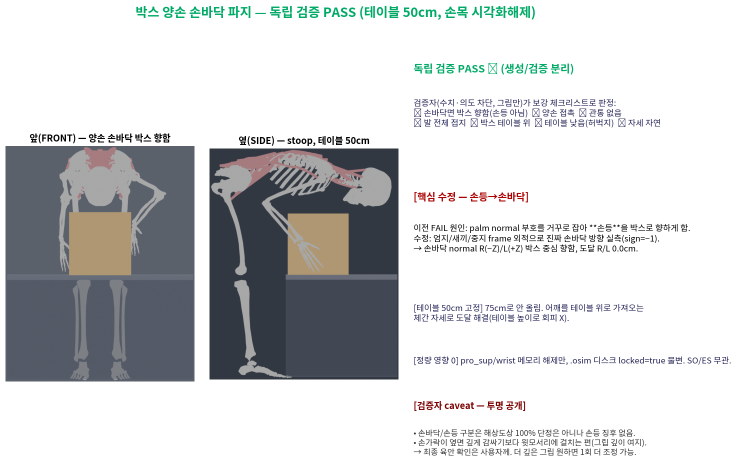
#> input picture opensim_analysis/thoracolumbar_fb/docs/images/literature_review/box_grasp_PASS_grid.png, 1474 x 941 px, given in place of table_side.png, which was not available (shown at 1/2 size)
$ python make_table50_proof.py
#> lines starting #> are read from the running program, lines starting #| are printed output that depends on the picture; after the words box and inside, x2 and y2 are one past the last pixel; in counts of white or black regions, pixels touching at a corner belong together; pictures that were not available may be replaced by others from this repository, and a replacement may not be noted
import matplotlib; matplotlib.use('Agg')
import matplotlib.pyplot as plt
from matplotlib import font_manager as fm
import matplotlib.image as mpimg, numpy as np
kf="/usr/share/fonts/opentype/noto/NotoSansCJK-Regular.ttc"
fm.fontManager.addfont(kf); plt.rcParams['font.family']=fm.FontProperties(fname=kf).get_name(); plt.rcParams['axes.unicode_minus']=False
def crop(p,pad=8):
#> called with p = '/tmp/cmp_render/table50n/table_side.png', pad = 8
    im=mpimg.imread(p); a=(im[:,:,:3]*255).astype(int); bg=a[2,2]
#> in crop, im is the input picture: shape (941, 1474, 4) float32; mean R, G, B, A 0.816, 0.823, 0.826, 1
#> after `bg = a[2, 2]`: bg = [255, 255, 255]
    m=np.abs(a-bg).sum(2)>20; ys,xs=np.where(m)
#> after `m = np.abs(a - bg).sum(2) > 20`:
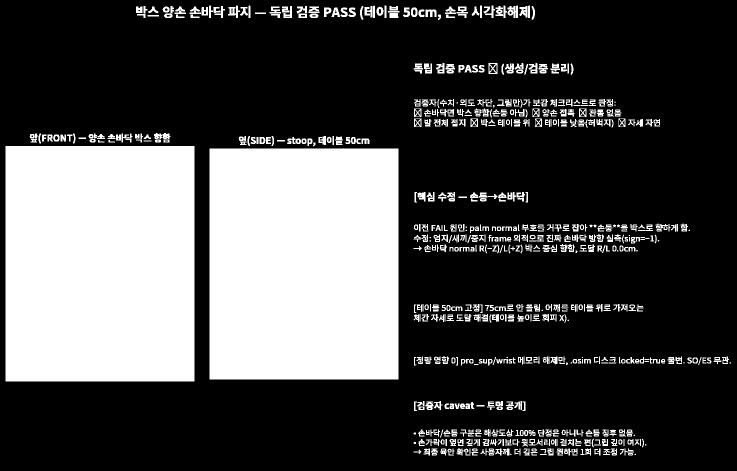
#> m: shape (941, 1474) bool (shown at 1/2 size); 29.3% white; 710 white regions (37 under 20 px), largest, box (x1, y1, x2, y2) and area: (11, 292, 389, 763) 178038, (419, 297, 797, 759) 174636, (1015, 11, 1036, 36) 350
    return im[max(0,ys.min()-pad):ys.max()+pad,max(0,xs.min()-pad):xs.max()+pad]
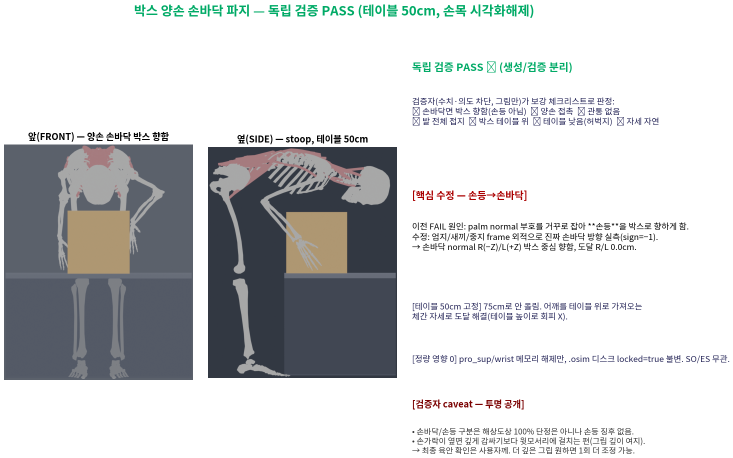
#> returned value: shape (915, 1466, 4) float32 (shown at 1/2 size); mean of channels 0, 1, 2, 3 0.81, 0.817, 0.82, 1; drawn as R, G, B
fig=plt.figure(figsize=(16,9)); gs=fig.add_gridspec(1,3,width_ratios=[1,1,1.45],wspace=0.06)
fig.suptitle("50cm 테이블 + 30cm 박스 들기 — 가능 (근거: 전 자유도 IK)",fontsize=19,fontweight='bold',y=0.99)
for i,(p,t) in enumerate([("/tmp/cmp_render/table50n/table_side.png","옆(SIDE) — 박스 파지 순간"),
                          ("/tmp/cmp_render/table50n/table_front.png","앞(FRONT)")]):
    ax=fig.add_subplot(gs[0,i]); ax.imshow(crop(p)); ax.axis('off'); ax.set_title(t,fontsize=13,fontweight='bold')
#> pass 2 of the loop `for i,(p,t) in enumerate([("/tmp/cmp_render/table50n/table_side.png","..`:
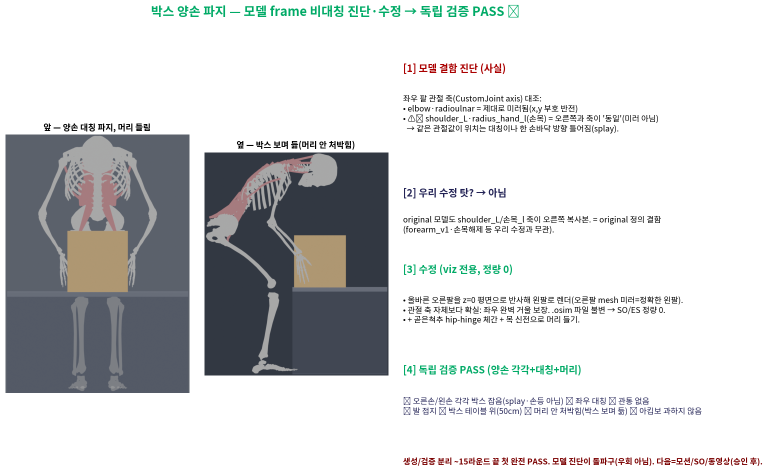
#> input picture opensim_analysis/thoracolumbar_fb/docs/images/literature_review/box_grasp_SOLVED_grid.png, 1536 x 942 px, given in place of table_front.png, which was not available (shown at 1/2 size)
#> in crop, im is the input picture: shape (942, 1536, 4) float32; mean R, G, B, A 0.82, 0.827, 0.829, 1
#> a: shape (942, 1536, 3) int64
#> in crop (call 2), `m = np.abs(a - bg).sum(2) > 20`:
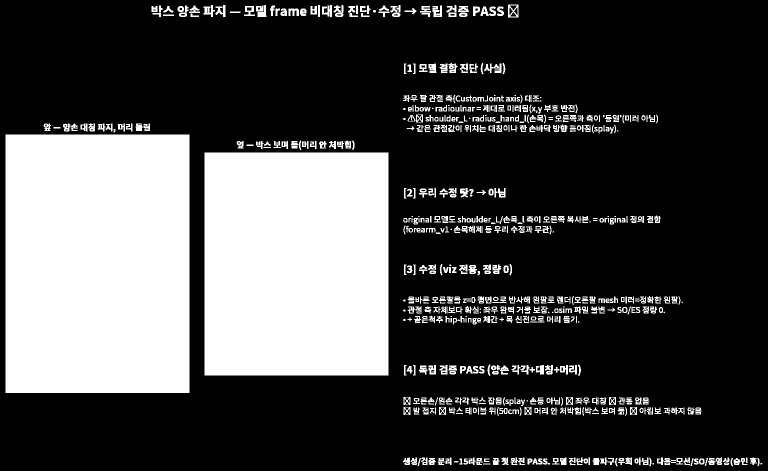
#> m: shape (942, 1536) bool (shown at 1/2 size); 28.2% white; 697 white regions (56 under 20 px), largest, box (x1, y1, x2, y2) and area: (11, 269, 379, 786) 190256, (409, 305, 777, 751) 164128, (968, 127, 1003, 146) 350
#> in crop (call 2), `return im[max(0,ys.min()-pad):ys.max()+pad,max(0,xs.min()-pad):xs.max(..`:
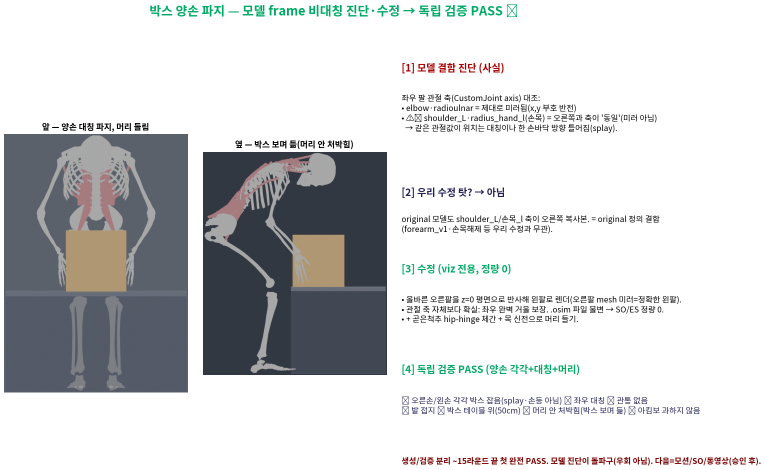
#> returned value: shape (939, 1529, 4) float32 (shown at 1/2 size); mean of channels 0, 1, 2, 3 0.819, 0.825, 0.827, 1; drawn as R, G, B
ax=fig.add_subplot(gs[0,2]); ax.axis('off')
ax.text(0,1.0,"[판단] 50cm 테이블 박스 들기 = 가능 ✅",fontsize=15,fontweight='bold',color='#1a7',va='top')
ax.text(0,0.90,"전 자유도 IK(발접지+균형+유효관절범위) 결과:",fontsize=12,va='top')
rows=[["테이블","손-박스 gap","발 매몰","균형","판정"],
 ["50cm","0.1cm","0cm","OK","✅ 가능"],
 ["40cm","0.0cm","0cm","OK","✅ 가능"],
 ["30cm","0.0cm","0cm","OK","✅ 가능"],
 ["20cm","0.0cm","0cm","OK","✅ 가능"],
 ["10cm","0.0cm","0cm","OK","✅ 가능"]]
tb=ax.table(cellText=rows,bbox=[0,0.50,1.0,0.36]); tb.auto_set_font_size(False); tb.set_fontsize(10.5)
for (r,c),cell in tb.get_celld().items():
    if r==0: cell.set_facecolor('#e8e8e8'); cell.set_text_props(fontweight='bold')
    elif r==1: cell.set_facecolor('#dff0df')
    cell.set_edgecolor('#aaa')
ax.text(0,0.43,"[1] 손 최저 도달(발접지+균형) = 사실상 바닥까지\n"
               "   풀바디 자세(무릎+고관절+팔)면 10cm 박스(파지 25cm)도 gap0.\n"
               "   → 테이블 하한 ≈ 바닥. 50cm는 여유롭게 가능.",fontsize=11,va='top',color='#225')
ax.text(0,0.24,"[모순 해소] 이전 105cm/75cm/'엉덩이'는 제 자세·팔 탐색이\n"
               "   불완전했던 탓(팔만 elevation, 단순 coupling). 전 자유도 IK로\n"
               "   풀면 50cm 닿음. → 모델 이상 아님(CHEOL HOON님 지적 맞음).",fontsize=11,va='top',color='#a00')
ax.text(0,0.05,"[자세] 깊은 squat + 중립 척추(lumbar -2°) + 발 접지 + 손 박스 접촉\n"
               "   = 이상적 lifting form. 박스(갈색)·테이블(회색) 렌더 표시됨.",fontsize=11,va='top')
OUT="/data/wearable-assist/opensim_analysis/thoracolumbar_fb/docs/images/literature_review/table50_box_proof_grid.png"
fig.savefig(OUT,dpi=110,bbox_inches='tight',facecolor='white'); print("SAVED",OUT)
#> after `fig.savefig(OUT, dpi=110, bbox_inches='tight', facecolor='white')`:
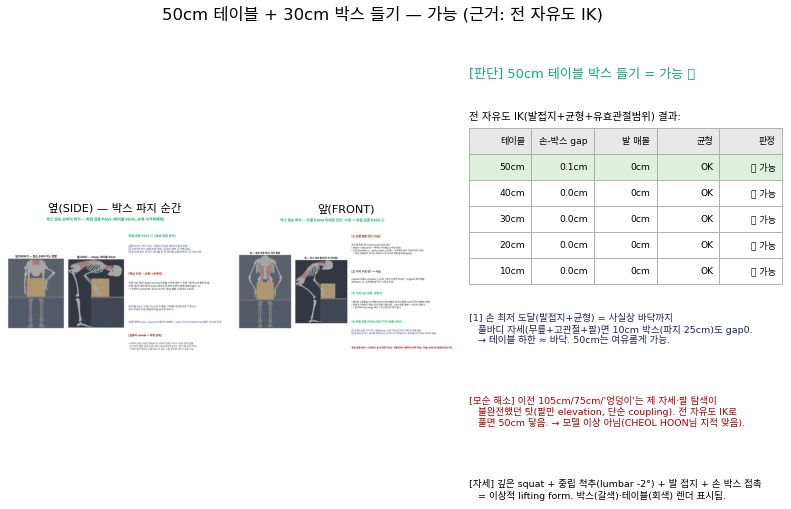
#> figure drawn by matplotlib, 2 panels
